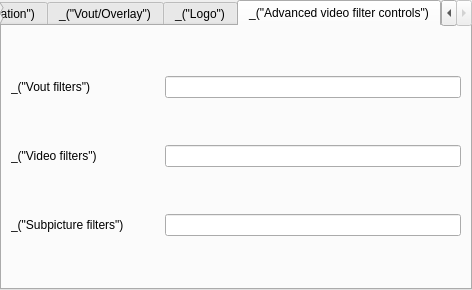
<ui version="4.0" >
 <class>ExtVideoWidget</class>
 <widget class="QTabWidget" name="ExtVideoWidget" >
  <property name="geometry" >
   <rect>
    <x>0</x>
    <y>0</y>
    <width>472</width>
    <height>290</height>
   </rect>
  </property>
  <property name="currentIndex" >
   <number>7</number>
  </property>
  <widget class="QWidget" name="tab" >
   <property name="geometry" >
    <rect>
     <x>0</x>
     <y>0</y>
     <width>468</width>
     <height>262</height>
    </rect>
   </property>
   <attribute name="title" >
    <string>_("Basic")</string>
   </attribute>
   <layout class="QGridLayout" >
    <item row="1" column="1" >
     <widget class="QGroupBox" name="transformEnable" >
      <property name="title" >
       <string>_("Transform")</string>
      </property>
      <property name="checkable" >
       <bool>true</bool>
      </property>
      <property name="checked" >
       <bool>false</bool>
      </property>
      <layout class="QGridLayout" >
       <item row="0" column="0" >
        <widget class="QComboBox" name="transformTypeCombo" />
       </item>
      </layout>
     </widget>
    </item>
    <item row="0" column="1" >
     <widget class="QGroupBox" name="sharpenEnable" >
      <property name="title" >
       <string>_("Sharpen")</string>
      </property>
      <property name="checkable" >
       <bool>true</bool>
      </property>
      <property name="checked" >
       <bool>false</bool>
      </property>
      <layout class="QGridLayout" >
       <item row="0" column="0" >
        <widget class="QLabel" name="label_29" >
         <property name="text" >
          <string>_("Sigma")</string>
         </property>
        </widget>
       </item>
       <item row="0" column="1" >
        <widget class="QSlider" name="sharpenSigmaSlider" >
         <property name="maximum" >
          <number>200</number>
         </property>
         <property name="singleStep" >
          <number>1</number>
         </property>
         <property name="pageStep" >
          <number>10</number>
         </property>
         <property name="orientation" >
          <enum>Qt::Horizontal</enum>
         </property>
         <property name="tickPosition" >
          <enum>QSlider::TicksBothSides</enum>
         </property>
         <property name="tickInterval" >
          <number>100</number>
         </property>
        </widget>
       </item>
      </layout>
     </widget>
    </item>
    <item rowspan="2" row="0" column="0" >
     <widget class="QGroupBox" name="adjustEnable" >
      <property name="enabled" >
       <bool>true</bool>
      </property>
      <property name="title" >
       <string>_("Image adjust")</string>
      </property>
      <property name="checkable" >
       <bool>true</bool>
      </property>
      <property name="checked" >
       <bool>false</bool>
      </property>
      <layout class="QGridLayout" >
       <property name="spacing" >
        <number>0</number>
       </property>
       <item row="0" column="1" >
        <widget class="QSlider" name="hueSlider" >
         <property name="maximum" >
          <number>360</number>
         </property>
         <property name="orientation" >
          <enum>Qt::Horizontal</enum>
         </property>
         <property name="tickPosition" >
          <enum>QSlider::TicksBothSides</enum>
         </property>
         <property name="tickInterval" >
          <number>60</number>
         </property>
        </widget>
       </item>
       <item row="4" column="1" >
        <widget class="QSlider" name="gammaSlider" >
         <property name="maximum" >
          <number>500</number>
         </property>
         <property name="orientation" >
          <enum>Qt::Horizontal</enum>
         </property>
         <property name="tickPosition" >
          <enum>QSlider::TicksBothSides</enum>
         </property>
         <property name="tickInterval" >
          <number>50</number>
         </property>
        </widget>
       </item>
       <item row="3" column="1" >
        <widget class="QSlider" name="saturationSlider" >
         <property name="maximum" >
          <number>300</number>
         </property>
         <property name="orientation" >
          <enum>Qt::Horizontal</enum>
         </property>
         <property name="tickPosition" >
          <enum>QSlider::TicksBothSides</enum>
         </property>
         <property name="tickInterval" >
          <number>100</number>
         </property>
        </widget>
       </item>
       <item row="2" column="1" >
        <widget class="QSlider" name="brightnessSlider" >
         <property name="maximum" >
          <number>200</number>
         </property>
         <property name="orientation" >
          <enum>Qt::Horizontal</enum>
         </property>
         <property name="tickPosition" >
          <enum>QSlider::TicksBothSides</enum>
         </property>
         <property name="tickInterval" >
          <number>100</number>
         </property>
        </widget>
       </item>
       <item row="1" column="1" >
        <widget class="QSlider" name="contrastSlider" >
         <property name="maximum" >
          <number>200</number>
         </property>
         <property name="orientation" >
          <enum>Qt::Horizontal</enum>
         </property>
         <property name="tickPosition" >
          <enum>QSlider::TicksBothSides</enum>
         </property>
         <property name="tickInterval" >
          <number>100</number>
         </property>
        </widget>
       </item>
       <item row="4" column="0" >
        <widget class="QLabel" name="label_5" >
         <property name="text" >
          <string>_("Gamma")</string>
         </property>
        </widget>
       </item>
       <item row="1" column="0" >
        <widget class="QLabel" name="label_2" >
         <property name="text" >
          <string>_("Contrast")</string>
         </property>
        </widget>
       </item>
       <item row="2" column="0" >
        <widget class="QLabel" name="label_3" >
         <property name="text" >
          <string>_("Brightness")</string>
         </property>
        </widget>
       </item>
       <item row="3" column="0" >
        <widget class="QLabel" name="label_4" >
         <property name="text" >
          <string>_("Saturation")</string>
         </property>
        </widget>
       </item>
       <item row="0" column="0" >
        <widget class="QLabel" name="label" >
         <property name="text" >
          <string>_("Hue")</string>
         </property>
        </widget>
       </item>
       <item row="5" column="1" >
        <widget class="QCheckBox" name="brightnessThresholdCheck" >
         <property name="text" >
          <string>_("Brightness threshold")</string>
         </property>
        </widget>
       </item>
      </layout>
     </widget>
    </item>
   </layout>
  </widget>
  <widget class="QWidget" name="tab_2" >
   <property name="geometry" >
    <rect>
     <x>0</x>
     <y>0</y>
     <width>100</width>
     <height>30</height>
    </rect>
   </property>
   <attribute name="title" >
    <string>_("Color fun")</string>
   </attribute>
   <layout class="QGridLayout" >
    <item row="1" column="1" >
     <widget class="QGroupBox" name="extractEnable" >
      <property name="title" >
       <string>_("Color extraction")</string>
      </property>
      <property name="checkable" >
       <bool>true</bool>
      </property>
      <property name="checked" >
       <bool>false</bool>
      </property>
      <layout class="QGridLayout" >
       <item row="0" column="0" >
        <widget class="QLabel" name="label_6" >
         <property name="text" >
          <string>_("Color")</string>
         </property>
        </widget>
       </item>
       <item row="0" column="1" >
        <widget class="QLineEdit" name="extractComponentText" >
         <property name="inputMask" >
          <string>>HHHHHH;#</string>
         </property>
        </widget>
       </item>
      </layout>
     </widget>
    </item>
    <item row="0" column="1" >
     <widget class="QCheckBox" name="invertEnable" >
      <property name="text" >
       <string>_("Invert colors")</string>
      </property>
     </widget>
    </item>
    <item rowspan="2" row="0" column="0" >
     <widget class="QGroupBox" name="colorthresEnable" >
      <property name="title" >
       <string>_("Color threshold")</string>
      </property>
      <property name="checkable" >
       <bool>true</bool>
      </property>
      <property name="checked" >
       <bool>false</bool>
      </property>
      <layout class="QGridLayout" >
       <item row="2" column="0" >
        <widget class="QLabel" name="label_14" >
         <property name="text" >
          <string>_("Similarity")</string>
         </property>
        </widget>
       </item>
       <item row="2" column="1" >
        <widget class="QSlider" name="colorthresSimilaritythresSlider" >
         <property name="orientation" >
          <enum>Qt::Horizontal</enum>
         </property>
        </widget>
       </item>
       <item row="1" column="1" >
        <widget class="QSlider" name="colorthresSaturationthresSlider" >
         <property name="orientation" >
          <enum>Qt::Horizontal</enum>
         </property>
        </widget>
       </item>
       <item row="1" column="0" >
        <widget class="QLabel" name="label_13" >
         <property name="text" >
          <string>_("Saturation")</string>
         </property>
        </widget>
       </item>
       <item row="0" column="0" >
        <widget class="QLabel" name="label_8" >
         <property name="text" >
          <string>_("Color")</string>
         </property>
        </widget>
       </item>
       <item row="0" column="1" >
        <widget class="QLineEdit" name="colorthresColorText" >
         <property name="inputMask" >
          <string>>HHHHHH;#</string>
         </property>
        </widget>
       </item>
      </layout>
     </widget>
    </item>
   </layout>
  </widget>
  <widget class="QWidget" name="tab_3" >
   <property name="geometry" >
    <rect>
     <x>0</x>
     <y>0</y>
     <width>100</width>
     <height>30</height>
    </rect>
   </property>
   <attribute name="title" >
    <string>_("Crop")</string>
   </attribute>
   <layout class="QGridLayout" >
    <item row="0" column="2" >
     <widget class="QLabel" name="label_10" >
      <property name="text" >
       <string>_("Top")</string>
      </property>
     </widget>
    </item>
    <item row="0" column="3" >
     <widget class="QSpinBox" name="cropTopPx" >
      <property name="suffix" >
       <string> px</string>
      </property>
      <property name="maximum" >
       <number>4095</number>
      </property>
     </widget>
    </item>
    <item row="1" column="0" >
     <widget class="QLabel" name="label_11" >
      <property name="text" >
       <string>_("Left")</string>
      </property>
     </widget>
    </item>
    <item row="1" column="1" >
     <widget class="QSpinBox" name="cropLeftPx" >
      <property name="suffix" >
       <string> px</string>
      </property>
      <property name="maximum" >
       <number>4095</number>
      </property>
     </widget>
    </item>
    <item row="1" column="4" >
     <widget class="QLabel" name="label_12" >
      <property name="text" >
       <string>_("Right")</string>
      </property>
     </widget>
    </item>
    <item row="1" column="5" >
     <widget class="QSpinBox" name="cropRightPx" >
      <property name="suffix" >
       <string> px</string>
      </property>
      <property name="maximum" >
       <number>4095</number>
      </property>
     </widget>
    </item>
    <item row="2" column="2" >
     <widget class="QLabel" name="label_7" >
      <property name="text" >
       <string>_("Bottom")</string>
      </property>
     </widget>
    </item>
    <item row="2" column="3" >
     <widget class="QSpinBox" name="cropBotPx" >
      <property name="suffix" >
       <string> px</string>
      </property>
      <property name="maximum" >
       <number>4095</number>
      </property>
     </widget>
    </item>
    <item row="3" column="0" colspan="6" >
     <widget class="QCheckBox" name="topBotCropSync" >
      <property name="text" >
       <string>_("Synchronize top and bottom")</string>
      </property>
     </widget>
    </item>
    <item row="4" column="0" colspan="6" >
     <widget class="QCheckBox" name="leftRightCropSync" >
      <property name="text" >
       <string>_("Synchronize left and right")</string>
      </property>
     </widget>
    </item>
    <item row="1" column="3" >
     <spacer>
      <property name="orientation" >
       <enum>Qt::Vertical</enum>
      </property>
      <property name="sizeType" >
       <enum>QSizePolicy::Expanding</enum>
      </property>
      <property name="sizeHint" stdset="0" >
       <size>
        <width>20</width>
        <height>40</height>
       </size>
      </property>
     </spacer>
    </item>
   </layout>
  </widget>
  <widget class="QWidget" name="tab_5" >
   <property name="geometry" >
    <rect>
     <x>0</x>
     <y>0</y>
     <width>100</width>
     <height>30</height>
    </rect>
   </property>
   <attribute name="title" >
    <string>_("Geometry")</string>
   </attribute>
   <layout class="QGridLayout" >
    <item row="0" column="0" >
     <widget class="QCheckBox" name="magnifyEnable" >
      <property name="text" >
       <string>_("Magnification")</string>
      </property>
     </widget>
    </item>
    <item rowspan="2" row="0" column="1" >
     <widget class="QGroupBox" name="puzzleEnable" >
      <property name="title" >
       <string>_("Puzzle game")</string>
      </property>
      <property name="checkable" >
       <bool>true</bool>
      </property>
      <property name="checked" >
       <bool>false</bool>
      </property>
      <layout class="QGridLayout" >
       <item row="0" column="1" >
        <widget class="QSpinBox" name="puzzleRowsSpin" >
         <property name="minimum" >
          <number>1</number>
         </property>
         <property name="value" >
          <number>3</number>
         </property>
        </widget>
       </item>
       <item row="1" column="1" >
        <widget class="QSpinBox" name="puzzleColsSpin" >
         <property name="minimum" >
          <number>1</number>
         </property>
         <property name="value" >
          <number>3</number>
         </property>
        </widget>
       </item>
       <item row="2" column="0" colspan="2" >
        <widget class="QCheckBox" name="puzzleBlackSlotCheck" >
         <property name="text" >
          <string>_("Black slot")</string>
         </property>
        </widget>
       </item>
       <item row="1" column="0" >
        <widget class="QLabel" name="label_26" >
         <property name="text" >
          <string>_("Columns")</string>
         </property>
        </widget>
       </item>
       <item row="0" column="0" >
        <widget class="QLabel" name="label_27" >
         <property name="text" >
          <string>_("Rows")</string>
         </property>
        </widget>
       </item>
      </layout>
     </widget>
    </item>
    <item row="1" column="0" >
     <widget class="QGroupBox" name="rotateEnable" >
      <property name="title" >
       <string>_("Rotate")</string>
      </property>
      <property name="checkable" >
       <bool>true</bool>
      </property>
      <property name="checked" >
       <bool>false</bool>
      </property>
      <layout class="QGridLayout" >
       <item row="0" column="1" >
        <widget class="QDial" name="rotateAngleDial" >
         <property name="maximum" >
          <number>359</number>
         </property>
         <property name="value" >
          <number>180</number>
         </property>
         <property name="sliderPosition" >
          <number>180</number>
         </property>
        </widget>
       </item>
       <item row="0" column="0" >
        <widget class="QLabel" name="label_28" >
         <property name="text" >
          <string>_("Angle")</string>
         </property>
        </widget>
       </item>
      </layout>
     </widget>
    </item>
   </layout>
  </widget>
  <widget class="QWidget" name="tab_7" >
   <property name="geometry" >
    <rect>
     <x>0</x>
     <y>0</y>
     <width>100</width>
     <height>30</height>
    </rect>
   </property>
   <attribute name="title" >
    <string>_("Image modification")</string>
   </attribute>
   <layout class="QGridLayout" >
    <item row="2" column="0" >
     <widget class="QCheckBox" name="waveEnable" >
      <property name="text" >
       <string>_("Waves")</string>
      </property>
     </widget>
    </item>
    <item row="3" column="0" >
     <widget class="QCheckBox" name="rippleEnable" >
      <property name="text" >
       <string>_("Water effect")</string>
      </property>
     </widget>
    </item>
    <item row="3" column="1" >
     <widget class="QCheckBox" name="psychedelicEnable" >
      <property name="text" >
       <string>_("Psychedelic")</string>
      </property>
     </widget>
    </item>
    <item row="2" column="1" >
     <widget class="QCheckBox" name="noiseEnable" >
      <property name="text" >
       <string>_("Noise")</string>
      </property>
     </widget>
    </item>
    <item row="1" column="1" >
     <widget class="QCheckBox" name="motiondetectEnable" >
      <property name="text" >
       <string>_("Motion detect")</string>
      </property>
     </widget>
    </item>
    <item row="0" column="1" >
     <widget class="QGroupBox" name="motionblurEnable" >
      <property name="title" >
       <string>_("Motion blur")</string>
      </property>
      <property name="checkable" >
       <bool>true</bool>
      </property>
      <property name="checked" >
       <bool>false</bool>
      </property>
      <layout class="QGridLayout" >
       <item row="0" column="0" >
        <widget class="QLabel" name="label_25" >
         <property name="text" >
          <string>_("Factor")</string>
         </property>
        </widget>
       </item>
       <item row="0" column="1" >
        <widget class="QSlider" name="blurFactorSlider" >
         <property name="minimum" >
          <number>1</number>
         </property>
         <property name="maximum" >
          <number>127</number>
         </property>
         <property name="value" >
          <number>80</number>
         </property>
         <property name="orientation" >
          <enum>Qt::Horizontal</enum>
         </property>
         <property name="tickPosition" >
          <enum>QSlider::TicksBothSides</enum>
         </property>
         <property name="tickInterval" >
          <number>16</number>
         </property>
        </widget>
       </item>
      </layout>
     </widget>
    </item>
    <item rowspan="2" row="0" column="0" >
     <widget class="QGroupBox" name="gradientEnable" >
      <property name="title" >
       <string>_("Gradient")</string>
      </property>
      <property name="checkable" >
       <bool>true</bool>
      </property>
      <property name="checked" >
       <bool>false</bool>
      </property>
      <layout class="QGridLayout" >
       <item row="0" column="0" >
        <widget class="QLabel" name="label_18" >
         <property name="text" >
          <string>_("Mode")</string>
         </property>
        </widget>
       </item>
       <item row="1" column="0" colspan="2" >
        <widget class="QCheckBox" name="gradientTypeCheck" >
         <property name="text" >
          <string>_("Color")</string>
         </property>
        </widget>
       </item>
       <item row="2" column="0" colspan="2" >
        <widget class="QCheckBox" name="gradientCartoonCheck" >
         <property name="text" >
          <string>_("Cartoon")</string>
         </property>
        </widget>
       </item>
       <item row="0" column="1" >
        <widget class="QComboBox" name="gradientModeCombo" />
       </item>
      </layout>
     </widget>
    </item>
   </layout>
  </widget>
  <widget class="QWidget" name="tab_9" >
   <property name="geometry" >
    <rect>
     <x>0</x>
     <y>0</y>
     <width>100</width>
     <height>30</height>
    </rect>
   </property>
   <attribute name="title" >
    <string>_("Vout/Overlay")</string>
   </attribute>
   <layout class="QGridLayout" >
    <item row="0" column="0" >
     <widget class="QGroupBox" name="wallEnable" >
      <property name="title" >
       <string>_("Wall")</string>
      </property>
      <property name="checkable" >
       <bool>true</bool>
      </property>
      <property name="checked" >
       <bool>false</bool>
      </property>
      <layout class="QGridLayout" >
       <item row="0" column="0" >
        <widget class="QLabel" name="label_31" >
         <property name="text" >
          <string>_("Rows")</string>
         </property>
        </widget>
       </item>
       <item row="1" column="0" >
        <widget class="QLabel" name="label_30" >
         <property name="text" >
          <string>_("Columns")</string>
         </property>
        </widget>
       </item>
       <item row="1" column="1" >
        <widget class="QSpinBox" name="wallColsSpin" >
         <property name="minimum" >
          <number>1</number>
         </property>
         <property name="value" >
          <number>3</number>
         </property>
        </widget>
       </item>
       <item row="0" column="1" >
        <widget class="QSpinBox" name="wallRowsSpin" >
         <property name="minimum" >
          <number>1</number>
         </property>
         <property name="value" >
          <number>3</number>
         </property>
        </widget>
       </item>
      </layout>
     </widget>
    </item>
    <item row="0" column="1" >
     <widget class="QGroupBox" name="marqEnable" >
      <property name="title" >
       <string>_("Add text")</string>
      </property>
      <property name="checkable" >
       <bool>true</bool>
      </property>
      <property name="checked" >
       <bool>false</bool>
      </property>
      <layout class="QGridLayout" >
       <item row="1" column="0" >
        <widget class="QLabel" name="label_24" >
         <property name="text" >
          <string>_("Position")</string>
         </property>
        </widget>
       </item>
       <item row="0" column="0" >
        <widget class="QLabel" name="label_23" >
         <property name="text" >
          <string>_("Text")</string>
         </property>
        </widget>
       </item>
       <item row="0" column="1" >
        <widget class="QLineEdit" name="marqMarqueeText" />
       </item>
       <item row="1" column="1" >
        <widget class="QComboBox" name="marqPositionCombo" />
       </item>
      </layout>
     </widget>
    </item>
    <item row="1" column="0" >
     <widget class="QGroupBox" name="panoramixEnable" >
      <property name="title" >
       <string>_("Panoramix")</string>
      </property>
      <property name="checkable" >
       <bool>true</bool>
      </property>
      <property name="checked" >
       <bool>false</bool>
      </property>
      <layout class="QGridLayout" >
       <item row="0" column="0" >
        <widget class="QLabel" name="label_36" >
         <property name="text" >
          <string>_("Rows")</string>
         </property>
        </widget>
       </item>
       <item row="0" column="1" >
        <widget class="QSpinBox" name="panoramixRowsSpin" >
         <property name="minimum" >
          <number>1</number>
         </property>
         <property name="value" >
          <number>3</number>
         </property>
        </widget>
       </item>
       <item row="1" column="0" >
        <widget class="QLabel" name="label_35" >
         <property name="text" >
          <string>_("Columns")</string>
         </property>
        </widget>
       </item>
       <item row="1" column="1" >
        <widget class="QSpinBox" name="panoramixColsSpin" >
         <property name="minimum" >
          <number>1</number>
         </property>
         <property name="value" >
          <number>3</number>
         </property>
        </widget>
       </item>
      </layout>
     </widget>
    </item>
    <item row="1" column="1" >
     <widget class="QGroupBox" name="cloneEnable" >
      <property name="title" >
       <string>_("Clone")</string>
      </property>
      <property name="checkable" >
       <bool>true</bool>
      </property>
      <property name="checked" >
       <bool>false</bool>
      </property>
      <layout class="QGridLayout" >
       <item row="0" column="0" >
        <widget class="QLabel" name="label_9" >
         <property name="text" >
          <string>_("Number of clones")</string>
         </property>
        </widget>
       </item>
       <item row="0" column="1" >
        <widget class="QSpinBox" name="cloneCountSpin" >
         <property name="minimum" >
          <number>1</number>
         </property>
         <property name="value" >
          <number>2</number>
         </property>
        </widget>
       </item>
      </layout>
     </widget>
    </item>
   </layout>
  </widget>
  <widget class="QWidget" name="tab_8" >
   <property name="geometry" >
    <rect>
     <x>0</x>
     <y>0</y>
     <width>100</width>
     <height>30</height>
    </rect>
   </property>
   <attribute name="title" >
    <string>_("Logo")</string>
   </attribute>
   <layout class="QGridLayout" >
    <item row="0" column="0" >
     <widget class="QGroupBox" name="logoEnable" >
      <property name="title" >
       <string>_("Add logo")</string>
      </property>
      <property name="checkable" >
       <bool>true</bool>
      </property>
      <property name="checked" >
       <bool>false</bool>
      </property>
      <layout class="QGridLayout" >
       <item row="3" column="0" >
        <widget class="QLabel" name="label_22" >
         <property name="text" >
          <string>_("Transparency")</string>
         </property>
        </widget>
       </item>
       <item row="2" column="0" colspan="2" >
        <widget class="QLabel" name="label_21" >
         <property name="text" >
          <string>_("Left")</string>
         </property>
        </widget>
       </item>
       <item row="1" column="0" colspan="2" >
        <widget class="QLabel" name="label_20" >
         <property name="text" >
          <string>_("Top")</string>
         </property>
        </widget>
       </item>
       <item row="3" column="1" colspan="2" >
        <widget class="QSlider" name="logoTransparencySlider" >
         <property name="maximum" >
          <number>255</number>
         </property>
         <property name="orientation" >
          <enum>Qt::Horizontal</enum>
         </property>
         <property name="tickPosition" >
          <enum>QSlider::TicksBothSides</enum>
         </property>
         <property name="tickInterval" >
          <number>32</number>
         </property>
        </widget>
       </item>
       <item row="2" column="2" >
        <widget class="QSpinBox" name="logoXSpin" />
       </item>
       <item row="1" column="2" >
        <widget class="QSpinBox" name="logoYSpin" />
       </item>
       <item row="0" column="0" >
        <widget class="QLabel" name="label_19" >
         <property name="text" >
          <string>_("Logo")</string>
         </property>
        </widget>
       </item>
       <item row="0" column="2" >
        <widget class="QLineEdit" name="logoFileText" />
       </item>
      </layout>
     </widget>
    </item>
    <item row="0" column="1" >
     <widget class="QGroupBox" name="eraseEnable" >
      <property name="title" >
       <string>_("Logo erase")</string>
      </property>
      <property name="checkable" >
       <bool>true</bool>
      </property>
      <property name="checked" >
       <bool>false</bool>
      </property>
      <layout class="QGridLayout" >
       <item row="1" column="0" >
        <widget class="QLabel" name="label_16" >
         <property name="text" >
          <string>_("Top")</string>
         </property>
        </widget>
       </item>
       <item row="2" column="0" >
        <widget class="QLabel" name="label_17" >
         <property name="text" >
          <string>_("Left")</string>
         </property>
        </widget>
       </item>
       <item row="2" column="1" >
        <widget class="QSpinBox" name="eraseXSpin" />
       </item>
       <item row="1" column="1" >
        <widget class="QSpinBox" name="eraseYSpin" />
       </item>
       <item row="0" column="1" >
        <widget class="QLineEdit" name="eraseMaskText" />
       </item>
       <item row="0" column="0" >
        <widget class="QLabel" name="label_15" >
         <property name="text" >
          <string>_("Mask")</string>
         </property>
        </widget>
       </item>
      </layout>
     </widget>
    </item>
   </layout>
  </widget>
  <widget class="QWidget" name="tab_6" >
   <property name="geometry" >
    <rect>
     <x>0</x>
     <y>0</y>
     <width>468</width>
     <height>262</height>
    </rect>
   </property>
   <attribute name="title" >
    <string>_("Advanced video filter controls")</string>
   </attribute>
   <layout class="QGridLayout" >
    <item row="2" column="1" colspan="2" >
     <widget class="QLineEdit" name="subpictureFilterText" />
    </item>
    <item row="2" column="0" >
     <widget class="QLabel" name="label_34" >
      <property name="text" >
       <string>_("Subpicture filters")</string>
      </property>
     </widget>
    </item>
    <item row="1" column="1" colspan="2" >
     <widget class="QLineEdit" name="videoFilterText" />
    </item>
    <item row="1" column="0" >
     <widget class="QLabel" name="label_33" >
      <property name="text" >
       <string>_("Video filters")</string>
      </property>
     </widget>
    </item>
    <item row="0" column="0" >
     <widget class="QLabel" name="label_32" >
      <property name="text" >
       <string>_("Vout filters")</string>
      </property>
     </widget>
    </item>
    <item row="0" column="1" colspan="2" >
     <widget class="QLineEdit" name="voutFilterText" />
    </item>
   </layout>
  </widget>
 </widget>
 <resources/>
 <connections/>
</ui>
